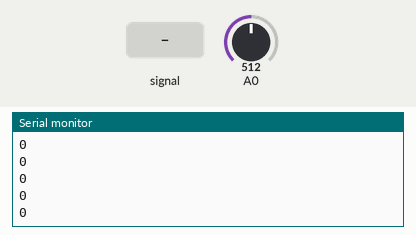
This sketch was run on a simulated Arduino Uno, built with avr-gcc and run on an emulated ATmega328P. On the bench: the last lines printed to the serial monitor. Inputs (shaded band) come from the test bench; at power-on: A0 = 512.

Above: at 1.2 s.
1.3 s: A0 fed a 200 Hz sine of ±81 counts around its level
At 2.1 s:
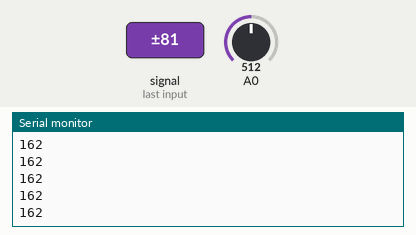
2.8 s: A0 set to 716
At 3.7 s:
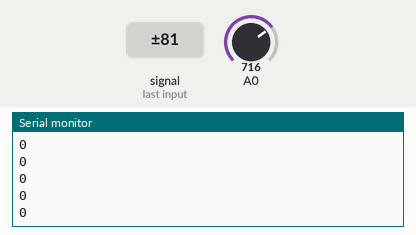
4.3 s: A0 fed a 1000 Hz sine of ±255 counts around its level
At 5.1 s:
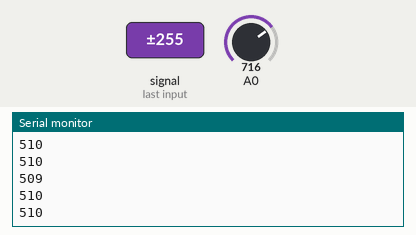
5.8 s: A0 set to 1023
At 6.8 s:
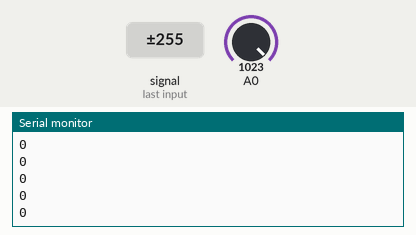
Timing chart, 0 to 8.3 s (numbered marks = the images above; inputs shaded):
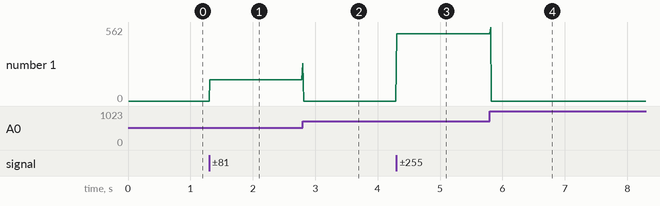

The sketch:

adc_voltmeter_matching.ino
```cpp
float sensorValue1 = 0;

void setup() {
  Serial.begin(9600);
}

void loop(){
  int adc;
  int maxvolt = 0;
  int minvolt = 1024;
  for(int i=0;i<100;i++){
    adc = analogRead(A0);
    if(maxvolt < adc){
      maxvolt = adc;
      delayMicroseconds(200);
    }
    if(minvolt > adc){
      minvolt = adc;
      delayMicroseconds(200);
    }
  }
   Serial.println (maxvolt-minvolt);
}
```

Measured:
- after the input at 1.3 s, the serial monitor: prints a new line at once (image 1)
- after the input at 2.8 s, the serial monitor: prints a new line at once (image 2)
- after the input at 4.3 s, the serial monitor: prints a new line at once (image 3)
- after the input at 5.8 s, the serial monitor: prints a new line at once (image 4)
- plotted number 1: 0 → 162 after the input at 1.3 s, 0 → 510 after the input at 4.3 s
